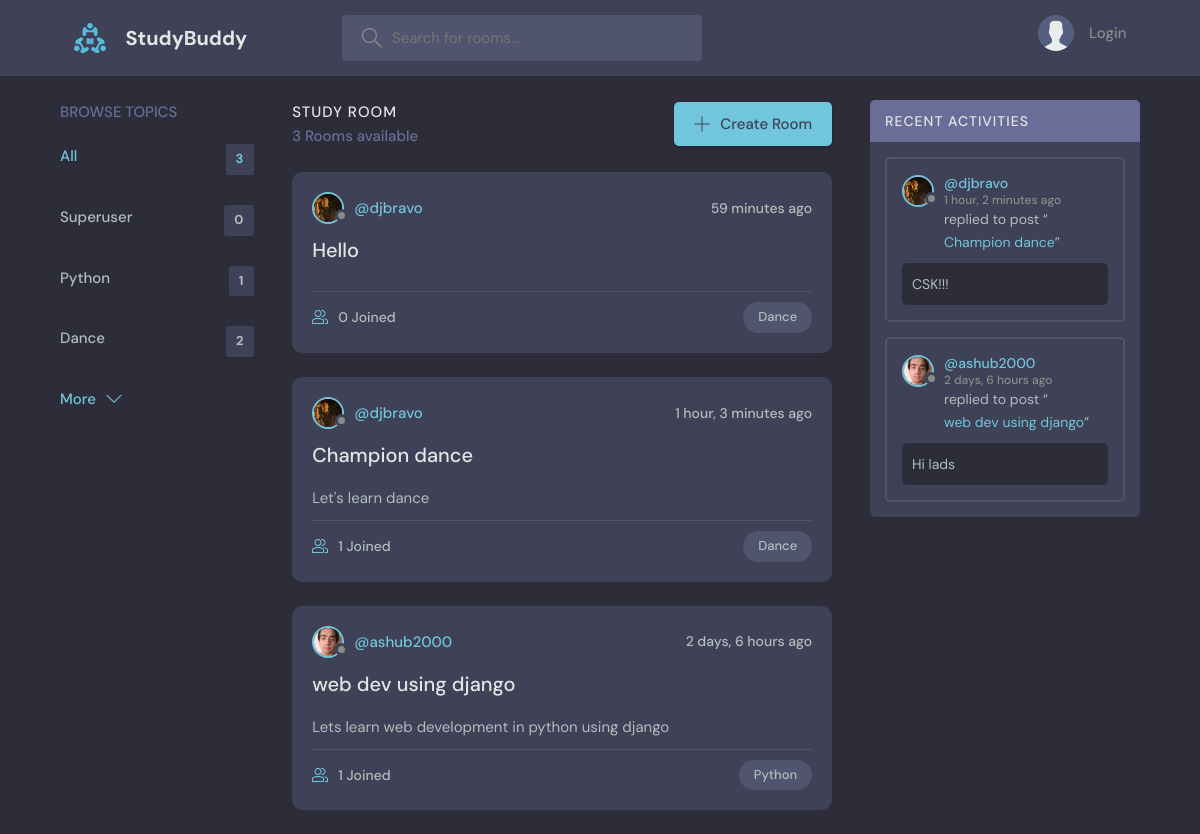
The page / on the database its author committed.
### base/models.py (models this page shows, shortened)
class Topic(models.Model):
    name = models.CharField(max_length=200)

class Room(models.Model):
    host = models.ForeignKey(User, on_delete=models.SET_NULL, null=True)
    topic = models.ForeignKey(Topic,on_delete=models.SET_NULL, null=True)
    name = models.CharField(max_length=200)
    description = models.TextField(null=True, blank=True)
    participants = models.ManyToManyField(User, related_name='participants', blank=True)
    updated = models.DateTimeField(auto_now=True)
    created = models.DateTimeField(auto_now_add=True)
    class Meta:
        ordering = ['-updated', '-created']
    def __str__(self):
        return self.name

class User(AbstractUser):
    name = models.CharField(max_length=200, null=True)
    email = models.EmailField(unique=True, null=True)
    bio = models.TextField(null=True)
    avatar = models.ImageField(null=True, default="avatar.svg")
    USERNAME_FIELD = 'email'
    REQUIRED_FIELDS = ['username']

class Message(models.Model):
    user = models.ForeignKey(User, on_delete=models.CASCADE)
    room = models.ForeignKey(Room, on_delete=models.CASCADE)
    body = models.TextField()
    updated = models.DateTimeField(auto_now=True)
    created = models.DateTimeField(auto_now_add=True)
    class Meta:
        ordering = ['-updated', '-created']

### base/views.py (the view)
# urls.py: path('', views.home, name='home'),
def home(request):
    q = request.GET.get('q') if request.GET.get('q') else ''
    rooms = Room.objects.filter(
        Q(topic__name__icontains=q) |
        Q(name__icontains=q) |
        Q(host__username__icontains=q)
    )
    topics = Topic.objects.all()[0:5]
    room_count = rooms.count()
    room_messages = Message.objects.filter(room__topic__name__icontains=q)
    context = {'rooms':rooms, 'topics': topics, 'room_count': room_count, 'room_messages': room_messages}
    return render(request, 'base/home.html', context)

### base/templates/base/home.html (shortened to what this page needs)
  {% extends 'main.html' %}
  {% block content %}
    <main class="layout layout--3">
      <div class="container">
        {% include 'base/topics_component.html' %}
        <div class="roomList">
          <div class="roomList__header">
            <div>
              <h2>Study Room</h2>
              <p>{{room_count}} Rooms available</p>
            </div>
            <a class="btn btn--main" href="{% url 'create-room' %}">
              <svg version="1.1" xmlns="http://www.w3.org/2000/svg" width="32" height="32" viewBox="0 0 32 32">
                <title>add</title>
                <path
                  d="M16.943 0.943h-1.885v14.115h-14.115v1.885h14.115v14.115h1.885v-14.115h14.115v-1.885h-14.115v-14.115z"
                ></path>
              </svg>
              Create Room
            </a>
          </div>
          {% include 'base/rooms_component.html' %}
        </div>
        {% include 'base/activity_feed_component.html' %}
      </div>
    </main>
{% endblock %}

### base/templates/base/topics_component.html (shortened to what this page needs)
<div class="topics">
    <div class="topics__header">
      <h2>Browse Topics</h2>
    </div>
    <ul class="topics__list">
      <li>
        <a href="{% url 'home' %}" class="active">All <span>{{topics.count}}</span></a>
      </li>
      {% for topic in topics %}
      <li>
        <a href="{% url 'home' %}?q={{topic.name}}">{{topic.name}} <span>{{topic.room_set.all.count}}</span> </a>
      </li>
      {% endfor %}
    </ul>
    <a class="btn btn--link" href="{% url 'topics' %}">
      More
      <svg version="1.1" xmlns="http://www.w3.org/2000/svg" width="32" height="32" viewBox="0 0 32 32">
        <title>chevron-down</title>
        <path d="M16 21l-13-13h-3l16 16 16-16h-3l-13 13z"></path>
      </svg>
    </a>
  </div>

### base/templates/base/rooms_component.html (shortened to what this page needs)
{% for room in rooms %}
<div class="roomListRoom">
    <div class="roomListRoom__header">
      <a href="{% url 'profile' room.host.id %}" class="roomListRoom__author">
        <div class="avatar avatar--small">
          <img src="{{room.host.avatar.url}}" />
        </div>
        <span>@{{room.host.username}}</span>
      </a>
      <div class="roomListRoom__actions">
        <span>{{room.created|timesince}} ago</span>
      </div>
    </div>
    <div class="roomListRoom__content">
        <a href="{% url 'room' room.id %}">{{room.name}}</a>
      <p>
        {{room.description}}
      </p>
    </div>
    <div class="roomListRoom__meta">
      <a href="{% url 'room' room.id %}" class="roomListRoom__joined">
        {{room.participants.all.count}} Joined
      </a>
      <p class="roomListRoom__topic">{{room.topic.name}}</p>
    </div>
</div>
{% endfor %}

### base/templates/base/activity_feed_component.html (shortened to what this page needs)
<div class="activities">
          <div class="activities__header">
            <h2>Recent Activities</h2>
          </div>
          {% for message in room_messages %}
          <div class="activities__box">
            <div class="activities__boxHeader roomListRoom__header">
              <a href="{% url 'profile' message.user.id %}" class="roomListRoom__author">
                <div class="avatar avatar--small">
                  <img src="{{message.user.avatar.url}}" />
                </div>
                <p>
                    @{{message.user.username}}
                  <span>{{message.created|timesince}} ago</span>
                </p>
              </a>
            </div>
            <div class="activities__boxContent">
              <p>replied to post “<a href="{% url 'room' message.room.id %}">{{message.room}}</a>”</p>
              <div class="activities__boxRoomContent">
                {{message.body}}
              </div>
            </div>
          </div>
          {% endfor %}
        </div>

### rows shown on the page
Topic: name "Superuser", room_set.all.count "0"
Topic: name "Python", room_set.all.count "1"
Topic: name "Dance", room_set.all.count "2"
Room: host.avatar (picture), host.username "djbravo", created "59 minutes", name "Hello", participants.all.count "0", topic.name "Dance"
Room: host.avatar (picture), host.username "djbravo", created "1 hour, 3 minutes", name "Champion dance", description "Let's learn dance", participants.all.count "1", topic.name "Dance"
Room: host.avatar (picture), host.username "ashub2000", created "2 days, 6 hours", name "web dev using django", description "Lets learn web development in python using django", participants.all.count "1", topic.name "Python"
Message: user.avatar (picture), user.username "djbravo", created "1 hour, 2 minutes", room "Champion dance", body "CSK!!!"
Message: user.avatar (picture), user.username "ashub2000", created "2 days, 6 hours", room "web dev using django", body "Hi lads"

### other values the page prints
{{ topics.count }} "3"
{{ room_count }} "3"
